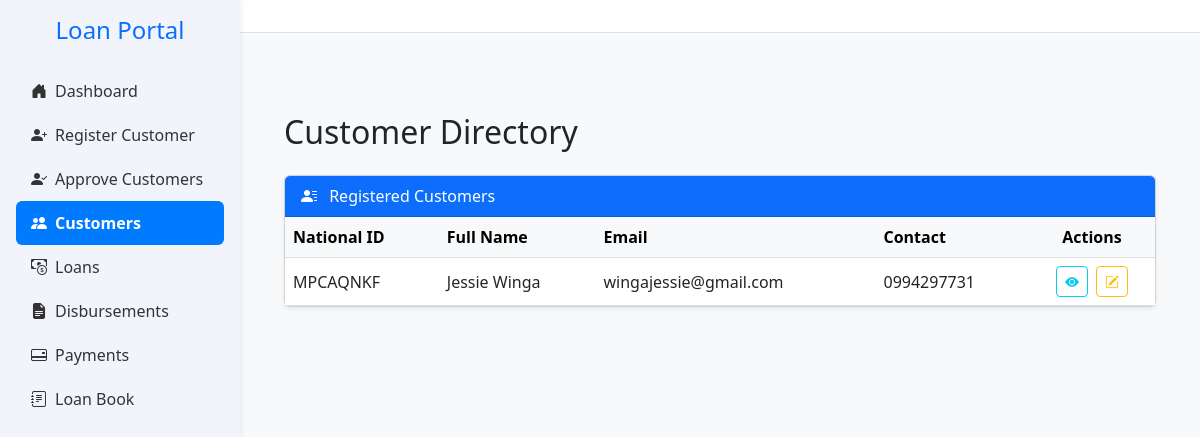
The page /customers on the database as committed earlier.
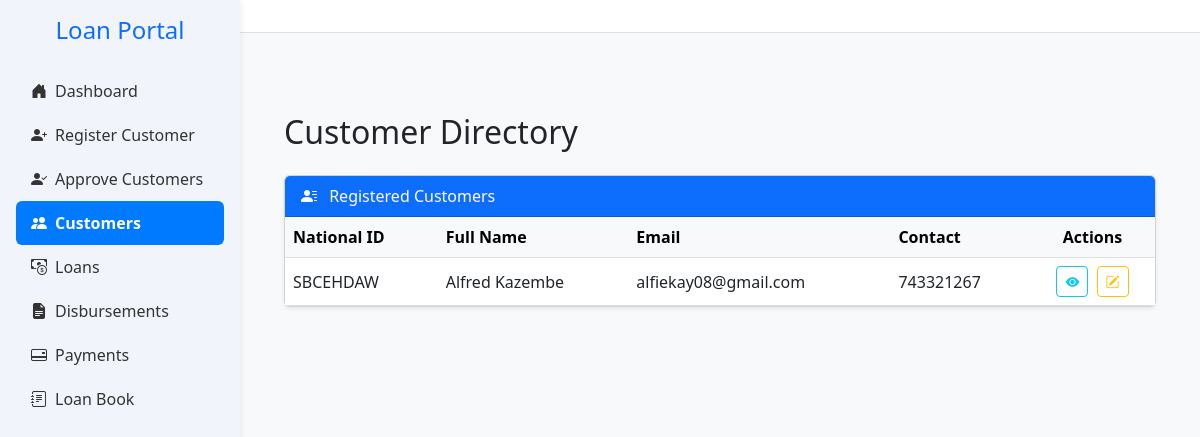
The same page on the database as committed later.
### app.py (models this page shows, shortened)
class Customer(db.Model):
    __tablename__ = 'customers'
    id = db.Column(db.Integer, primary_key=True)
    national_id = db.Column(db.String(20), unique=True, nullable=False)
    first_name = db.Column(db.String(100), nullable=False)
    last_name = db.Column(db.String(100), nullable=False)
    gender = db.Column(db.String(10))
    dob = db.Column(db.String(20))
    title = db.Column(db.String(20))
    email = db.Column(db.String(100), nullable=False)
    contact = db.Column(db.String(20))
    address = db.Column(db.String(255))
    next_of_kin_name = db.Column(db.String(20),nullable=False)
    next_of_kin_relationship = db.Column(db.String(20),nullable=False)
    next_of_kin_contact = db.Column(db.String(20))
    employer = db.Column(db.String(100), nullable=False)
    job_title = db.Column(db.String(100))
    salary = db.Column(db.Float)
    service_length = db.Column(db.String(50))
    bank_name = db.Column(db.String(100))
    bank_account = db.Column(db.String(20), nullable=False)
    salary_deposited = db.Column(db.String(10))
    district = db.Column(db.String(100))
    region = db.Column(db.String(100))
    amount_requested = db.Column(db.Float)
    status = db.Column(db.String(20), default='pending')
    is_approved_for_creation = db.Column(db.Boolean, default=False)
    maker_id = db.Column(db.Integer, nullable=False)
    checker_id = db.Column(db.Integer)
    is_approved_for_deletion = db.Column(db.Boolean, default=False)
    file_number = db.Column(db.String(20))
    created_at = db.Column(db.DateTime, default=datetime.utcnow)
    loans = db.relationship('LoanApplication', back_populates='customer')

### app.py (the view)
@app.route('/customers')
def customers():
    approved_customers = Customer.query.filter_by(is_approved_for_creation=True).all()
    return render_template('customers_list.html', customers=approved_customers)

### templates/customers_list.html (shortened to what this page needs)
{% extends 'base.html' %}
{% block content %}
<div class="container mt-5">
    <h2 class="mb-4">Customer Directory</h2>
    {% if customers %}
    <div class="card shadow-sm">
        <div class="card-header bg-primary text-white">
            <i class="bi bi-person-lines-fill me-2"></i> Registered Customers
        </div>
        <div class="card-body p-0">
            <div class="table-responsive">
                <table class="table table-hover align-middle mb-0">
                    <thead class="table-light">
                        <tr>
                            <th scope="col">National ID</th>
                            <th scope="col">Full Name</th>
                            <th scope="col">Email</th>
                            <th scope="col">Contact</th>
                            <th scope="col" class="text-center">Actions</th>
                        </tr>
                    </thead>
                    <tbody>
                        {% for customer in customers %}
                        <tr>
                            <td>{{ customer.national_id }}</td>
                            <td>{{ customer.first_name }} {{ customer.last_name }}</td>
                            <td>{{ customer.email }}</td>
                            <td>{{ customer.contact }}</td>
                            <td class="text-center">
                                <a href="{{ url_for('view_customer', customer_id=customer.id) }}"
                                   class="btn btn-sm btn-outline-info me-1" title="View">
                                    <i class="bi bi-eye-fill"></i>
                                </a>
                                <a href="{{ url_for('edit_customer', customer_id=customer.id) }}"
                                   class="btn btn-sm btn-outline-warning" title="Edit">
                                    <i class="bi bi-pencil-square"></i>
                                </a>
                            </td>
                        </tr>
                        {% endfor %}
                    </tbody>
                </table>
            </div>
        </div>
    </div>
    {% else %}
    <div class="alert alert-warning mt-4">
        <i class="bi bi-exclamation-circle me-2"></i>
        No customers found.
    </div>
    {% endif %}
</div>
{% endblock %}

### templates/base.html (shortened to what this page needs)
<!DOCTYPE html>
<html lang="en">
<head>
    <link href="https://cdn.jsdelivr.net/npm/bootstrap@5.3.0/dist/css/bootstrap.min.css" rel="stylesheet">
    <link href="https://cdn.jsdelivr.net/npm/bootstrap-icons@1.10.5/font/bootstrap-icons.css" rel="stylesheet">
</head>
<body>
    <div class="sidebar">
        <h4 class="text-center text-primary mb-4">Loan Portal</h4>
        <ul class="nav flex-column px-3">
            <li class="nav-item">
                <a class="nav-link {% if request.endpoint == 'home' %}active{% endif %}" href="{{ url_for('home') }}">
                    <i class="bi bi-house-door-fill me-2"></i>Dashboard
                </a>
            </li>
            <li class="nav-item">
                <a class="nav-link {% if request.endpoint == 'register_customer_debug' %}active{% endif %}" href="{{ url_for('register_customer_debug') }}">
                    <i class="bi bi-person-plus-fill me-2"></i>Register Customer
                </a>
            </li>
            <li class="nav-item">
                <a class="nav-link {% if request.endpoint == 'approve_customers' %}active{% endif %}" href="{{ url_for('approve_customers') }}">
                    <i class="bi bi-person-check-fill me-2"></i>Approve Customers
                </a>
            </li>
            <li class="nav-item">
                <a class="nav-link {% if request.endpoint == 'customers' %}active{% endif %}" href="{{ url_for('customers') }}">
                    <i class="bi bi-people-fill me-2"></i>Customers
                </a>
            </li>
            <li class="nav-item">
                <a class="nav-link {% if request.endpoint == 'view_loans' %}active{% endif %}" href="{{ url_for('view_loans') }}">
                    <i class="bi bi-cash-coin me-2"></i>Loans
                </a>
            </li>
            <li class="nav-item">
                <a class="nav-link {% if request.endpoint == 'disbursements' %}active{% endif %}" href="{{ url_for('disbursements') }}">
                    <i class="bi bi-file-earmark-text-fill me-2"></i>Disbursements
                </a>
            </li>
            <li class="nav-item">
                <a class="nav-link {% if request.endpoint == 'payments' %}active{% endif %}" href="{{ url_for('payments') }}">
                    <i class="bi bi-credit-card-2-back me-2"></i>Payments
                </a>
            </li>
            <li class="nav-item">
                <a class="nav-link {% if request.endpoint == 'loanbook' %}active{% endif %}" href="{{ url_for('loanbook') }}">
                    <i class="bi bi-journal-text me-2"></i>Loan Book
                </a>
            </li>
        </ul>
    </div>
    <div class="topbar d-flex justify-content-between align-items-center">
    </div>
    <div class="main">
        {% block content %}{% endblock %}
    </div>
</body>
</html>

### templates/base.html (style rules this page uses)
:root { --main-blue: #007bff; --sidebar-bg: #f1f5fb; --sidebar-hover: #dbeafe; }
body { overflow-x: hidden; background-color: #f8f9fa; }
.sidebar { height: 100vh; position: fixed; width: 240px; background-color: var(--sidebar-bg); padding-top: 1rem; box-shadow: 2px 0 5px rgba(0, 0, 0, 0.05); }
.main { margin-left: 240px; padding: 2rem; }
.nav-link { color: #333; font-weight: 500; padding: 10px 15px; border-radius: 6px; transition: all 0.2s ease-in-out; }
.nav-link.active { background-color: var(--main-blue); color: white; font-weight: bold; }
.nav-link i { width: 20px; }
.topbar { background-color: white; margin-left: 240px; padding: 1rem 2rem; border-bottom: 1px solid #dee2e6; }

Rows that differ between the two databases and show on the page:
removed Customer: national_id "MPCAQNKF", first_name "Jessie", last_name "Winga", email "wingajessie@gmail.com", contact "0994297731"
added Customer: national_id "SBCEHDAW", first_name "Alfred", last_name "Kazembe", email "alfiekay08@gmail.com", contact "743321267"
